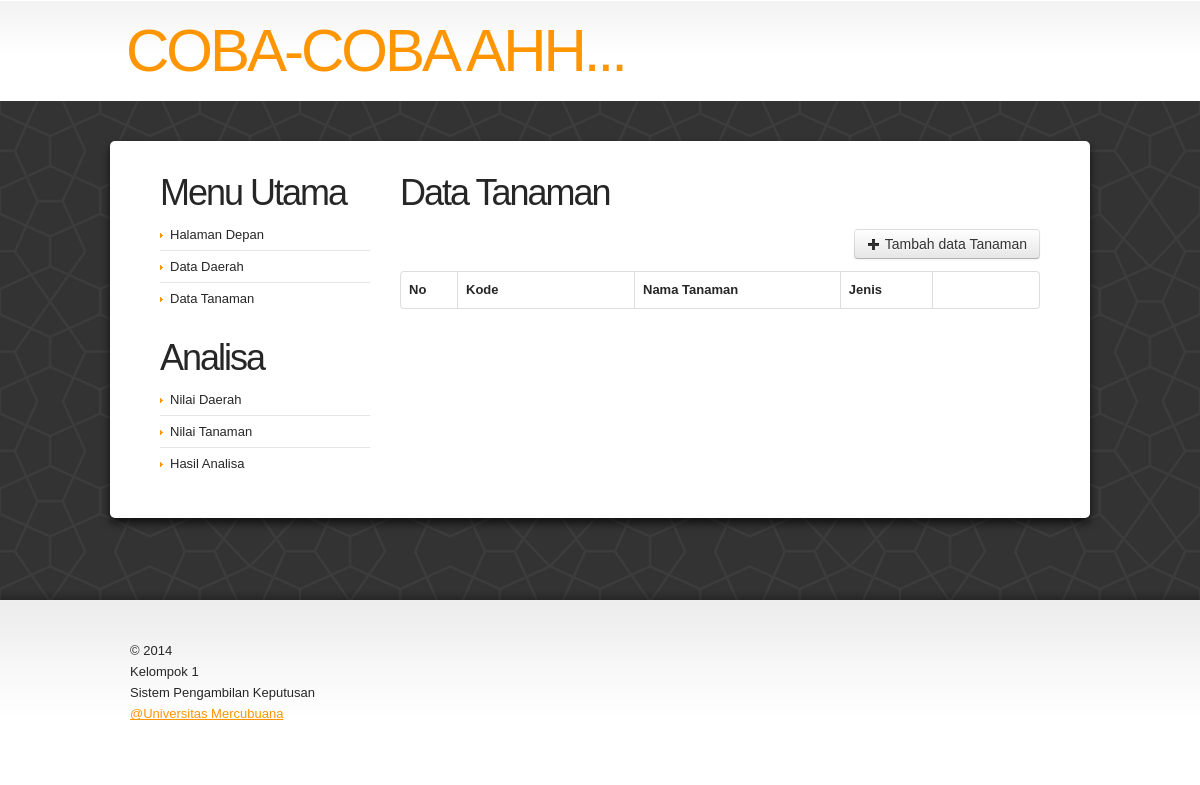
Before: /?hal=data_tanaman with the older database file.
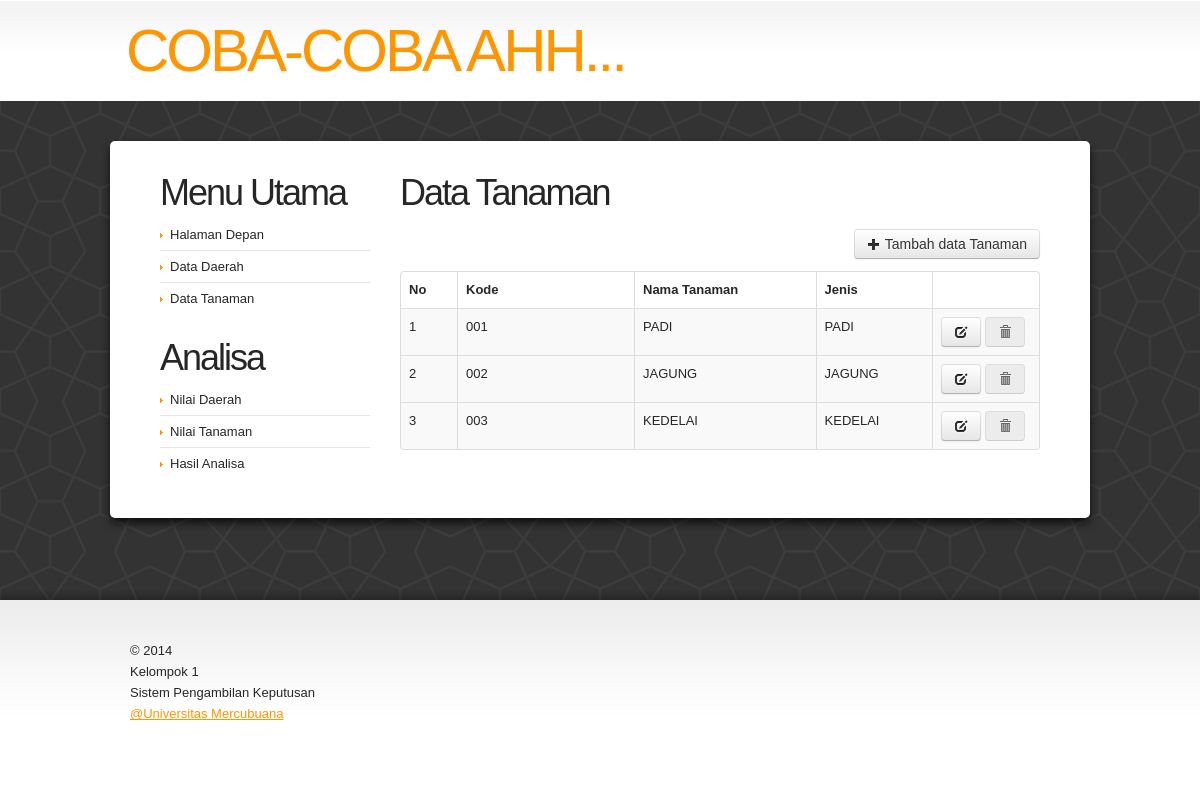
After: the same page with the newer database file.
### tables this page shows
CREATE TABLE IF NOT EXISTS `m_tanaman` (
  `kode` varchar(55) NOT NULL,
  `nama` varchar(55) NOT NULL,
  `jenis` varchar(55) NOT NULL
);

### content.php (the view)
<?php
	if ($_GET['hal'] == "data_daerah") {
?>
	<h3 class="p2">Data Daerah</h3>
	<a href="?hal=crud_daerah" class="btn blue" style="float:right"> <i class="icon-plus"></i>
		Tambah data daerah
	</a>
	<br />
	<br />
	<table class="table table-striped table-hover table-bordered">
		<thead>
			<tr>
				<th width="20">No</th>
				<th width="35">Kode</th>
				<th width="150">Nama Daerah</th>
				<th>Alamat</th>
				<th width="90" align="right">&nbsp;</th>
			</tr>
		</thead>
		<?php
			$x = mysql_query("select * from m_daerah") or die (mysql_error());
			$no = 0;
			while ($ax=mysql_fetch_array($x)) {
			$no++;
		?>
		<tbody>
			<tr>
				<td valign="top"><?php echo $no; ?></td>
				<td valign="top"><?php echo $ax['kode']; ?></td>
				<td valign="top"><?php echo $ax['nama']; ?></td>
				<td valign="top"><?php echo $ax['alamat']; ?></td>
				<td align="center" valign="top">
					<a href="?hal=crud_daerah&amp;id=<?php echo $ax['kode']; ?>&amp;action=edit" class="btn"> <i class="icon-edit"></i>
					</a>
					<a href="#" onclick="DeleteConfirm('?hal=crud_daerah&amp;id=<?php echo $ax['kode']; ?>&amp;action=delete');return(false);" class="btn disabled">
						<i class="icon-trash"></i>
					</a>
				</td>
			</tr>
		</tbody>
		<?php } ?>
	</table>
<?php
	} else if ($_GET['hal'] == "data_tanaman") {
?>
	<h3 class="p2">Data Tanaman</h3>
	<a href="?hal=crud_tanaman" class="btn blue" style="float:right"> <i class="icon-plus"></i>
		Tambah data Tanaman
	</a>
	<br />
	<br />
	<table class="table table-striped table-hover table-bordered">
		<thead>
			<tr>
				<th width="40">No</th>
				<th width="160">Kode</th>
				<th>Nama Tanaman</th>
				<th>Jenis</th>
				<th width="90" align="right">&nbsp;</th>
			</tr>
		</thead>
		<?php
			$x = mysql_query("select * from m_tanaman") or die (mysql_error());
			$no = 0;
			while ($ax=mysql_fetch_array($x)) {
			$no++;
		?>
		<tbody>
			<tr>
				<td valign="top"><?php echo $no; ?></td>
				<td valign="top"><?php echo $ax['kode']; ?></td>
				<td valign="top"><?php echo $ax['nama']; ?></td>
				<td valign="top"><?php echo $ax['jenis']; ?></td>
				<td align="center" valign="top">
					<a href="?hal=crud_tanaman&amp;id=<?php echo $ax['kode']; ?>&amp;action=edit" class="btn"> <i class="icon-edit"></i>
					</a>
					<a href="#" onclick="DeleteConfirm('?hal=crud_tanaman&amp;id=<?php echo $ax['kode']; ?>&amp;action=delete');return(false);" class="btn disabled">
						<i class="icon-trash"></i>
					</a>
				</td>
			</tr>
		</tbody>
		<?php } ?>
	</table>
<?php } else if ($_GET['hal'] == "data_kriteria") {  ?>
	<h3 class="p2">Data Kriteria</h3>
	<a href="?hal=update_alternatif" class="btn blue" style="float:right"> <i class="icon-plus"></i>
		Tambah data kriteria
	</a>
	<br />
	<br />
	<table class="table table-striped table-hover table-bordered">
		<thead>
			<tr>
				<th width="40">No</th>
				<th width="160">Kode</th>
				<th>Nama Kriteria</th>
				<th width="90" align="right">&nbsp;</th>
			</tr>
		</thead>
		<tbody>
			<tr>
				<td valign="top">1</td>
				<td valign="top">A01</td>
				<td valign="top">Hendry Sudjana</td>
				<td align="center" valign="top">
					<a href="?hal=update_alternatif&amp;id=1&amp;action=edit" class="btn"> <i class="icon-edit"></i>
					</a>
					<a href="#" onclick="DeleteConfirm('?hal=update_alternatif&amp;id=1&amp;action=delete');return(false);" class="btn disabled">
						<i class="icon-trash"></i>
					</a>
				</td>
			</tr>
		</tbody>
	</table>
<?php } else if ($_GET['hal'] == "home") {  ?>
	<h3 class="p2">Sekilas Tentang Aplikasi</h3>
	<div class="extra-wrap">
		<h6 class="prev-indent-bot">
			Test Aplikasi
		</h6>
	</div>
	<p>Penjelasan aplikasi ini</p>
<?php } ?>

### index.php (shortened to what this page needs)
<!DOCTYPE html>
<html lang="en">
<head>
	<link rel="stylesheet" href="lib/other/reset.css" type="text/css" media="screen">
	<link rel="stylesheet" href="lib/other/style.css" type="text/css" media="screen">
	<link rel="stylesheet" href="lib/other/grid.css" type="text/css" media="screen">
	<link rel="stylesheet" href="lib/other/bootstrap.css" type="text/css" media="screen">
</head>
<body id="page2">
	<header>
		<div class="row-2">
			<div class="main">
				<div class="container_12">
					<div class="grid_9">
						<h1>
							<a class="logo" href="./">
								 <strong>Coba-Coba ahh...</strong>
							</a>
						</h1>
					</div>
				</div>
			</div>
		</div>
	</header>
	<section id="content">
		<div class="bg-top">
			<div class="bg-top-2">
				<div class="bg">
					<div class="bg-top-shadow">
						<div class="main">
							<div class="box p3">
								<div class="padding">
									<div class="container_12">
										<div class="wrapper">
											<div class="grid_12">
												<div class="wrapper">
													<article class="grid_4 alpha">
														<div class="indent">
															<h3 class="prev-indent-bot2">Menu Utama</h3>
															<ul class="list-2">
																<li>
																	<a href="?hal=home">Halaman Depan</a>
																</li>
																<li>
																	<a href="?hal=data_daerah">Data Daerah</a>
																</li>
																<li class="last-item">
																	<a href="?hal=data_tanaman">Data Tanaman</a>
																</li>
															</ul>
															<br>
															<h3 class="prev-indent-bot2">Analisa</h3>
															<ul class="list-2">
																<li>
																	<a href="?hal=nilai_daerah">Nilai Daerah</a>
																</li>
																<li>
																	<a href="?hal=nilai_tanaman">Nilai Tanaman</a>
																</li>
																<li class="last-item">
																	<a href="?hal=hasil_analisa">Hasil Analisa</a>
																</li>
															</ul>
														</div>
													</article>
													<article class="grid_8 omega">
														<div class="indent-right">
															<?php include("content.php"); ?>
														</div>
													</article>
												</div>
											</div>
										</div>
									</div>
								</div>
							</div>
						</div>
					</div>
				</div>
			</div>
		</div>
	</section>
	<footer>
		<div class="main">
			<div class="container_12">
				<div class="wrapper">
					<div class="grid_4">
						<div>
							&copy; 2014 <br />
							Kelompok 1 <br />
							Sistem Pengambilan Keputusan
						</div>
						<div>
							<a href="#">@Universitas Mercubuana</a>
						</div>
					</div>
				</div>
			</div>
		</div>
	</footer>
</body>
</html>

Changed rows visible on the page:
added m_tanaman: kode "001", nama "PADI", jenis "PADI"
added m_tanaman: kode "002", nama "JAGUNG", jenis "JAGUNG"
added m_tanaman: kode "003", nama "KEDELAI", jenis "KEDELAI"
